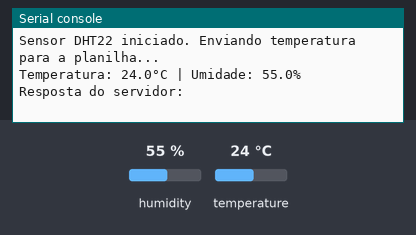
A program run on a simulated ESP32 board running MicroPython. On the bench: the last lines printed to the serial console. Wiring (from the project's diagram.json): DHT22 sensor on GPIO 15. The test bench sets the inputs (shaded band); at power-on: humidity 55 %, temperature 24 °C. WiFi joins after 1.5 s; web requests get an empty 200 reply after 0.4 s.

Above: at 2.7 s.
2.8 s: humidity set to 22 %
At 7.2 s:
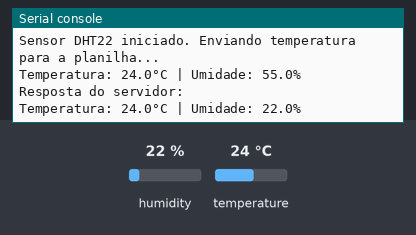
8.9 s: temperature set to 12 °C
At 14.1 s:
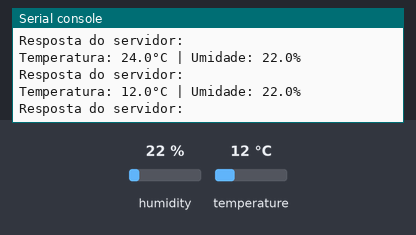
15.0 s: humidity set to 40 %
At 19.0 s:
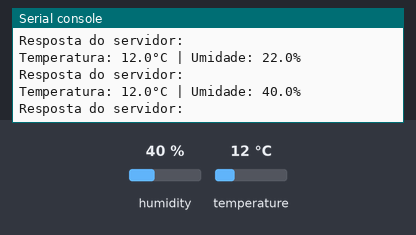
Timing chart, 0 to 20.5 s (numbered marks = the images above; inputs shaded):
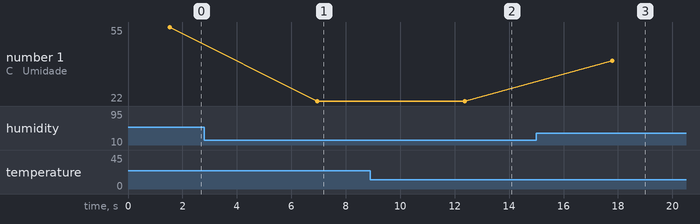

The program:

main.py
```python
import dht
from machine import Pin
import time
import network
import urequests  # biblioteca para requisições HTTP

# --- CONFIG WiFi ---
SSID = "Wokwi-GUEST"
PASSWORD = ""
print("Conectando-se ao Wi-Fi", end="")
sta_if = network.WLAN(network.STA_IF)
sta_if.active(True)
sta_if.connect(SSID, PASSWORD)

while not sta_if.isconnected():
    print(".", end="")
    time.sleep(0.1)
print(" Conectado!")

# --- CONFIG Google Sheets ---
# coloque aqui a URL gerada no Apps Script
URL = "https://script.google.com/macros/s/AKfycbwTs53kn8JmXAzQRr3H-9w6heRC7I6YdZh4AzQ0n3kntache3qs_M_lybO9kR01_rSI/exec"

# --- CONFIG Sensor ---
d = dht.DHT22(Pin(15))
print("Sensor DHT22 iniciado. Enviando temperatura para a planilha...")

# --- LOOP Principal ---
while True:
    try:
        d.measure()
        temperatura = d.temperature()
        umidade = d.humidity()

        print(f"Temperatura: {temperatura}°C | Umidade: {umidade}%")

        # Monta a URL com os parâmetros GET
        url_final = f"{URL}?id=7&temp={temperatura}"

        # Faz a requisição HTTP
        response = urequests.get(url_final)
        print("Resposta do servidor:", response.text)
        response.close()

    except OSError as e:
        print("Erro ao ler o sensor:", e)

    # Espera pelo menos 2s (recomendado pelo datasheet do DHT22)
    time.sleep(5)
```

Measured:
- after the input at 2.8 s, the serial console: prints a new line after 4.1 s (image 1)
- after the input at 8.9 s, the serial console: prints a new line after 3.5 s (image 2)
- after the input at 15.0 s, the serial console: prints a new line after 2.8 s (image 3)
- plotted number 1: 22 → 40 after the input at 15.0 s
